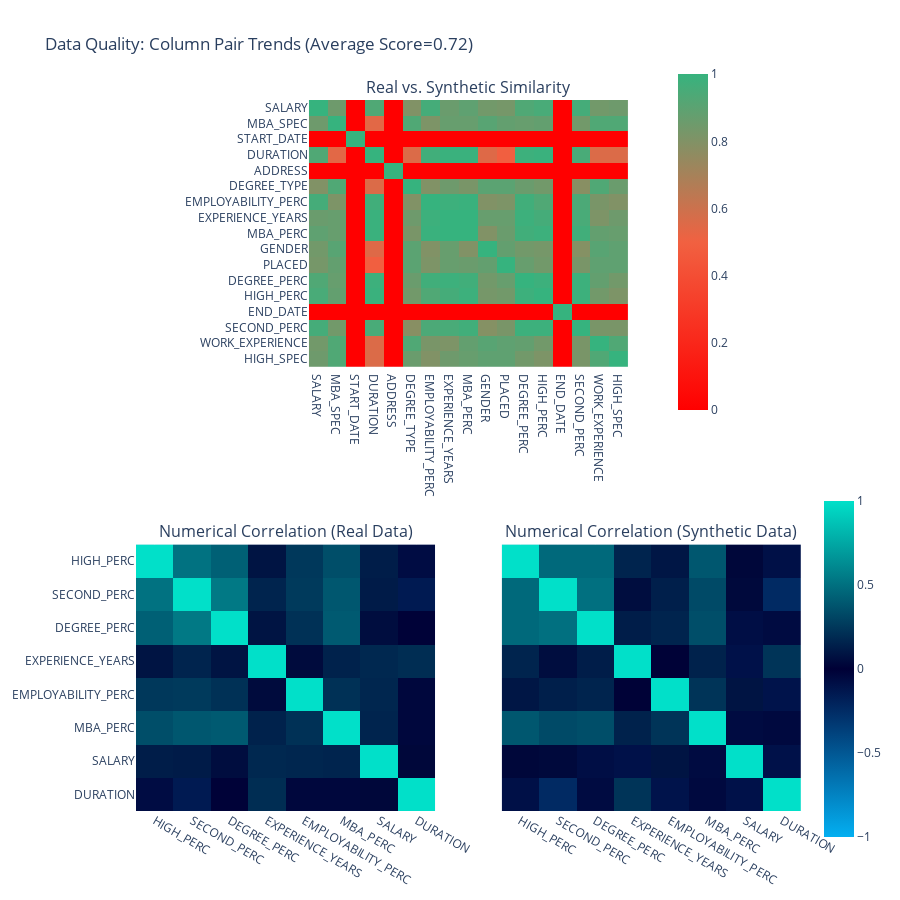

The code cell stored with this chart in its notebook:
### Markdown cell above
Para finalizar, podemos comparar a correlação entre as variáveis no dataset real e no dataset sintético, bem como verificar visualmente a similaridade entre os dados reais e os sintéticos.

### Code cell
report.get_visualization(property_name='Column Pair Trends')

### Figure 1 — Plotly figure (JSON) as saved in the notebook; plotly's stock layout.template omitted (floating-point values rounded to 4 significant figures; data arrays with more than 128 entries replaced by an {"elided": "..."} marker saying what was removed)
{"data": [{"coloraxis": "coloraxis", "hovertemplate": "<b>Column Pair</b><br>(%{x},%{y})<br><br>Similarity: %{z}<extra></extra>", "type": "heatmap", "x": ["SALARY", "MBA_SPEC", "START_DATE", "DURATION", "ADDRESS", "DEGREE_TYPE", "EMPLOYABILITY_PERC", "EXPERIENCE_YEARS", "MBA_PERC", "GENDER", "PLACED", "DEGREE_PERC", "HIGH_PERC", "END_DATE", "SECOND_PERC", "WORK_EXPERIENCE", "HIGH_SPEC"], "xaxis": "x", "y": ["SALARY", "MBA_SPEC", "START_DATE", "DURATION", "ADDRESS", "DEGREE_TYPE", "EMPLOYABILITY_PERC", "EXPERIENCE_YEARS", "MBA_PERC", "GENDER", "PLACED", "DEGREE_PERC", "HIGH_PERC", "END_DATE", "SECOND_PERC", "WORK_EXPERIENCE", "HIGH_SPEC"], "yaxis": "y", "z": {"elided": "17x17 float values"}}, {"coloraxis": "coloraxis2", "customdata": [[1, 0.47, 0.47, 0.16, 0.1, 0.39, 0.03, -0.09], [0.47, 1, 0.5, 0.06, 0.14, 0.33, 0.04, -0.24], [0.47, 0.5, 1, 0.13, 0.16, 0.35, -0.08, -0.06], [0.16, 0.06, 0.13, 1, 0.01, 0.15, -0.1, 0.23], [0.1, 0.14, 0.16, 0.01, 1, 0.23, 0.09, -0.11], [0.39, 0.33, 0.35, 0.15, 0.23, 1, -0.06, -0.05], [0.03, 0.04, -0.08, -0.1, 0.09, -0.06, 1, -0.1], [-0.09, -0.24, -0.06, 0.23, -0.11, -0.05, -0.1, 1]], "hovertemplate": "<b>Correlation</b><br>(%{x},%{y})<br><br>Real: %{z}<br>(vs. Synthetic: %{customdata})<extra></extra>", "type": "heatmap", "x": ["HIGH_PERC", "SECOND_PERC", "DEGREE_PERC", "EXPERIENCE_YEARS", "EMPLOYABILITY_PERC", "MBA_PERC", "SALARY", "DURATION"], "xaxis": "x2", "y": ["HIGH_PERC", "SECOND_PERC", "DEGREE_PERC", "EXPERIENCE_YEARS", "EMPLOYABILITY_PERC", "MBA_PERC", "SALARY", "DURATION"], "yaxis": "y2", "z": [[1, 0.51, 0.43, 0.09, 0.25, 0.35, 0.13, -0.07], [0.51, 1, 0.54, 0.16, 0.26, 0.39, 0.12, -0.15], [0.43, 0.54, 1, 0.09, 0.22, 0.4, 0.06, -0.01], [0.09, 0.16, 0.09, 1, 0.05, 0.15, 0.18, 0.2], [0.25, 0.26, 0.22, 0.05, 1, 0.22, 0.17, -0.04], [0.35, 0.39, 0.4, 0.15, 0.22, 1, 0.16, -0.04], [0.13, 0.12, 0.06, 0.18, 0.17, 0.16, 1, 0.03], [-0.07, -0.15, -0.01, 0.2, -0.04, -0.04, 0.03, 1]]}, {"coloraxis": "coloraxis2", "customdata": [[1, 0.51, 0.43, 0.09, 0.25, 0.35, 0.13, -0.07], [0.51, 1, 0.54, 0.16, 0.26, 0.39, 0.12, -0.15], [0.43, 0.54, 1, 0.09, 0.22, 0.4, 0.06, -0.01], [0.09, 0.16, 0.09, 1, 0.05, 0.15, 0.18, 0.2], [0.25, 0.26, 0.22, 0.05, 1, 0.22, 0.17, -0.04], [0.35, 0.39, 0.4, 0.15, 0.22, 1, 0.16, -0.04], [0.13, 0.12, 0.06, 0.18, 0.17, 0.16, 1, 0.03], [-0.07, -0.15, -0.01, 0.2, -0.04, -0.04, 0.03, 1]], "hovertemplate": "<b>Correlation</b><br>(%{x},%{y})<br><br>Synthetic: %{z}<br>(vs. Real: %{customdata})<extra></extra>", "type": "heatmap", "x": ["HIGH_PERC", "SECOND_PERC", "DEGREE_PERC", "EXPERIENCE_YEARS", "EMPLOYABILITY_PERC", "MBA_PERC", "SALARY", "DURATION"], "xaxis": "x3", "y": ["HIGH_PERC", "SECOND_PERC", "DEGREE_PERC", "EXPERIENCE_YEARS", "EMPLOYABILITY_PERC", "MBA_PERC", "SALARY", "DURATION"], "yaxis": "y3", "z": [[1, 0.47, 0.47, 0.16, 0.1, 0.39, 0.03, -0.09], [0.47, 1, 0.5, 0.06, 0.14, 0.33, 0.04, -0.24], [0.47, 0.5, 1, 0.13, 0.16, 0.35, -0.08, -0.06], [0.16, 0.06, 0.13, 1, 0.01, 0.15, -0.1, 0.23], [0.1, 0.14, 0.16, 0.01, 1, 0.23, 0.09, -0.11], [0.39, 0.33, 0.35, 0.15, 0.23, 1, -0.06, -0.05], [0.03, 0.04, -0.08, -0.1, 0.09, -0.06, 1, -0.1], [-0.09, -0.24, -0.06, 0.23, -0.11, -0.05, -0.1, 1]]}], "layout": {"annotations": [{"font": {"size": 16}, "showarrow": false, "text": "Real vs. Synthetic Similarity", "x": 0.5, "xanchor": "center", "xref": "paper", "y": 1, "yanchor": "bottom", "yref": "paper"}, {"font": {"size": 16}, "showarrow": false, "text": "Numerical Correlation (Real Data)", "x": 0.225, "xanchor": "center", "xref": "paper", "y": 0.375, "yanchor": "bottom", "yref": "paper"}, {"font": {"size": 16}, "showarrow": false, "text": "Numerical Correlation (Synthetic Data)", "x": 0.775, "xanchor": "center", "xref": "paper", "y": 0.375, "yanchor": "bottom", "yref": "paper"}], "coloraxis": {"cmax": 1, "cmin": 0, "colorbar": {"len": 0.5, "x": 0.8, "y": 0.8}, "colorscale": [[0, "#FF0000"], [0.5, "#F16141"], [1, "#36B37E"]]}, "coloraxis2": {"cmax": 1, "cmin": -1, "colorbar": {"len": 0.5, "x": 1.02, "y": 0.2}, "colorscale": [[0, "#03AFF1"], [0.5, "#000036"], [1, "#01E0C9"]]}, "height": 900, "title": {"text": "Data Quality: Column Pair Trends (Average Score=0.72)"}, "width": 900, "xaxis": {"anchor": "y", "autorange": true, "domain": [0.26, 0.74], "range": [-0.5, 16.5], "type": "category"}, "xaxis2": {"anchor": "y2", "autorange": true, "domain": [0, 0.45], "range": [-0.5, 7.5], "type": "category"}, "xaxis3": {"anchor": "y3", "autorange": true, "domain": [0.55, 1], "matches": "x2", "range": [-0.5, 7.5], "type": "category"}, "yaxis": {"anchor": "x", "autorange": true, "domain": [0.625, 1], "range": [16.5, -0.5], "type": "category"}, "yaxis2": {"anchor": "x2", "autorange": true, "domain": [0, 0.375], "range": [7.5, -0.5], "type": "category"}, "yaxis3": {"anchor": "x3", "autorange": true, "domain": [0, 0.375], "matches": "y2", "range": [7.5, -0.5], "type": "category", "visible": false}}}
